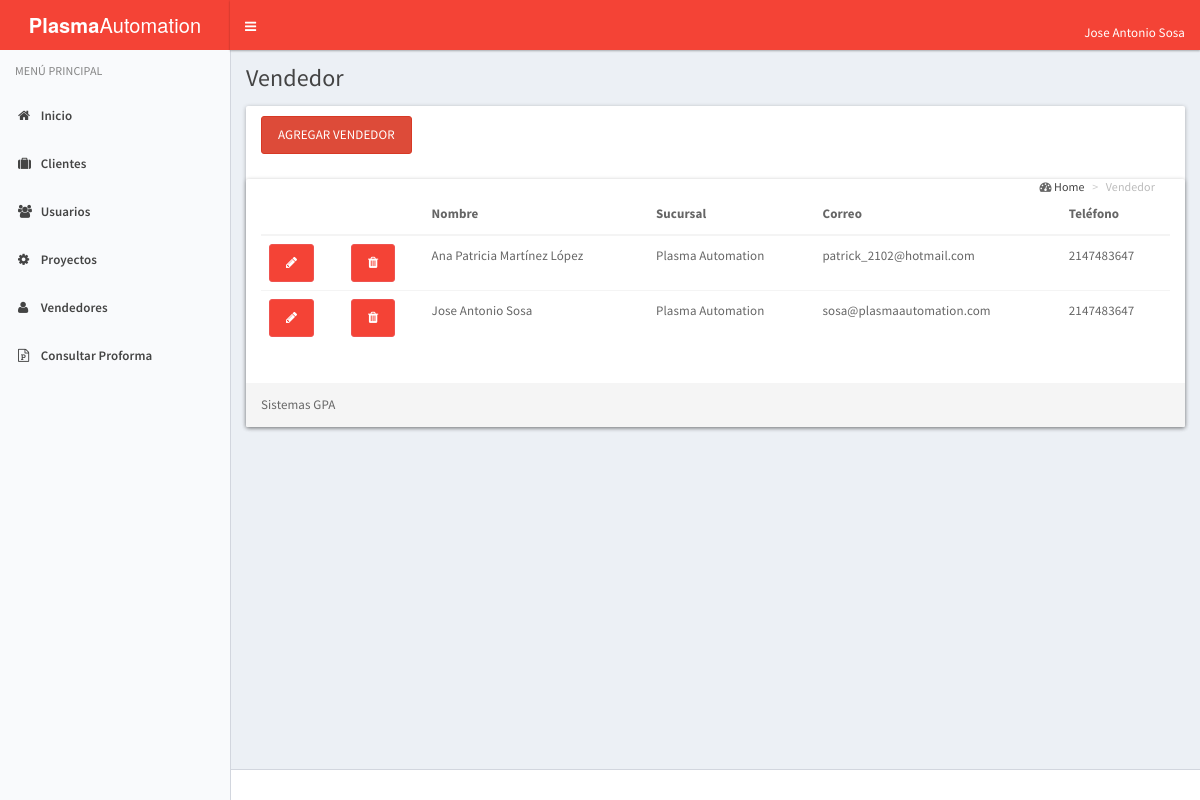
The page /index_vendedor.php (signed in) on the database its author committed.
### tables this page shows
CREATE TABLE IF NOT EXISTS `vendedor` (
  `id_vendedor` int(1) NOT NULL,
  `nombre` varchar(50) NOT NULL,
  `id_sucursal` int(1) NOT NULL,
  `correo` varchar(25) NOT NULL,
  `telefono` int(12) NOT NULL
);

CREATE TABLE IF NOT EXISTS `sucursal` (
  `id_sucursal` int(2) NOT NULL,
  `nombre` varchar(25) NOT NULL
);

### index_vendedor.php (the view, shortened to what this page needs)
<!DOCTYPE html>
<html lang="es">
  <head>
    <link rel="stylesheet" href="assets/bootstrap/css/bootstrap.css">
    <link rel="stylesheet" href="assets/css/font-awesome.min.css">
    <link rel="stylesheet" href="assets/css/ionicons.min.css">
    <link rel="stylesheet" href="assets/dist/css/AdminLTE.css">
    <link rel="stylesheet" href="assets/dist/css/skins/_all-skins.css">
    <link rel="stylesheet" href="assets/plugins/select2/select2.min.css">
    <link href="assets/plugins/pnotify/css/pnotify.custom.min.css" rel="stylesheet">
  </head>
  <body class="hold-transition skin-blue-light sidebar-mini">
    <div class="wrapper">
      <?php
        include('header.php');
      ?>
      <?php
        include('menu.php');
      ?>
      <div class="content-wrapper" id="content">
        <section class="content-header">
          <h1>
            Vendedor
          </h1>
        </section>
        <section class="content">
      <div class="col-lg-12">
         <div class="row">
          <div class="panel">
            <div class="panel-heading">
            <button class="btn btn-danger" data-toggle="modal" data-target="#miventana">Agregar Vendedor </button>
              <section class="content-header">
                <ol class="breadcrumb">
                   <i class="fa fa-dashboard"></i>
                    <li><a href="">Home</a></li>
                    <li class="active">Vendedor
                   </li>
                </ol>
              </section>
            </div>
            <div class="panel panel-info">
              <div class="panel-body">
              <table class="table">
                <thead>
                  <tr>
                    <th></th>
                    <th></th>
                    <th>Nombre</th>
                    <th>Sucursal</th>
                    <th>Correo</th>
                    <th>Teléfono</th>
                  </tr>
                </thead>
                <tbody>
                <?php
                  $host = 'localhost';
                  $user = 'root';
                  $password = '';
                  $conexion = @mysql_connect($host, $user, $password);
                  $sql = "SELECT v.id_vendedor, v.nombre as nombre, s.id_sucursal, s.nombre as sucursal, v.correo as correo, v.telefono FROM vendedor v inner join sucursal s on s.id_sucursal = v.id_sucursal";
                  $resultado = mysql_query($sql, $conexion);
                  while ($vendedor = mysql_fetch_assoc($resultado)) {
                    echo "<tr>";
                    echo "<td><a href='vendedor.php?editar_vendedor_id=".$vendedor['id_vendedor']."' class='btn btn-rounded btn-primary editar-vendedor'><i class='fa fa-pencil'></i></a></td>";
                    echo "<td><a href='vendedor.php?eliminar_vendedor_id=".$vendedor['id_vendedor']."' class='btn btn-primary eliminar-vendedor'><i class='fa fa-trash eliminar-vendedor'></i></a></td>";
                    echo "<td>".$vendedor['nombre']."</td>";
                    echo "<td>".$vendedor['sucursal']."</td>";
                    echo "<td>".$vendedor['correo']."</td>";
                    echo "<td>".$vendedor['telefono']."</td>";
                    echo "</tr>";
                  }
                ?>
                </tbody>
              </table>
              </div>
              <div class="panel-footer">Sistemas GPA</div>
              </div>
            </div>
          </div>
        </div>
      </div>
  </div>
      <footer class="main-footer">
      </footer>
  </body>
</html>

### rows shown on the page
vendedor: nombre "Ana Patricia Martínez López", id_sucursal.nombre "Plasma Automation", correo "patrick_2102@hotmail.com", telefono "2147483647"
vendedor: nombre "Jose Antonio Sosa", id_sucursal.nombre "Plasma Automation", correo "sosa@plasmaautomation.com", telefono "2147483647"

### other values the page prints
$_SESSION['usuario']['nombre'] "Jose Antonio Sosa"
